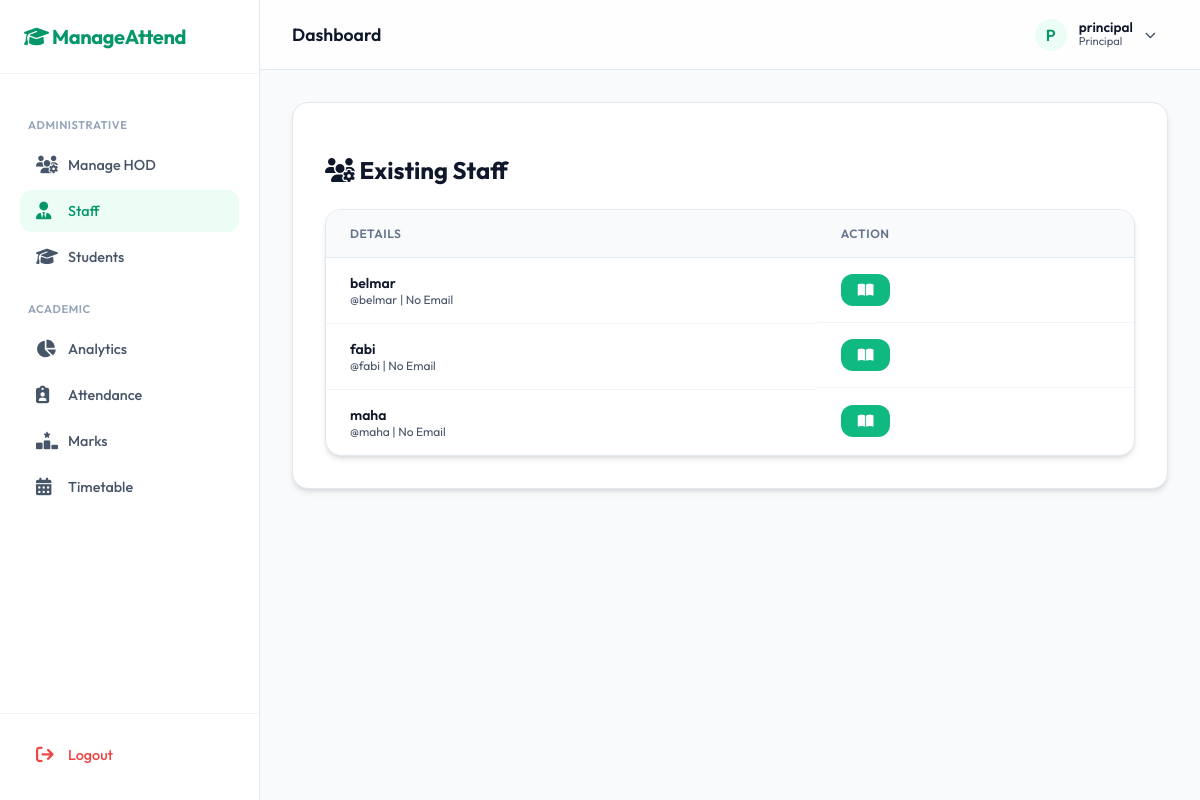
Screenshot of /manage_staff (signed in) with the database file from the repository.
### models.py (models this page shows, shortened)
class User(db.Model, UserMixin):
    __tablename__ = 'users'
    id = db.Column(db.Integer, primary_key=True)
    username = db.Column(db.String(80), unique=True, nullable=False)
    password_hash = db.Column(db.String(256), nullable=False)
    role = db.Column(db.String(20), nullable=False) # 'principal', 'hod', 'staff', 'student'
    department = db.Column(db.String(80), nullable=True)
    year = db.Column(db.Integer, nullable=True)
    name = db.Column(db.String(120), nullable=True)
    phone = db.Column(db.String(20), nullable=True)
    email = db.Column(db.String(120), nullable=True)
    gender = db.Column(db.String(20), nullable=True)
    student_id = db.Column(db.Integer, db.ForeignKey('students.id'), nullable=True)
    student = db.relationship('Student', backref='user_account', uselist=False, cascade='all, delete')

### app.py (the view, shortened to what this page needs)
@app.route('/manage_staff', methods=['GET', 'POST'])
@login_required
def manage_staff():
    if current_user.role not in ['principal', 'hod']:
        return redirect(url_for('index'))
    if request.method == 'POST' and current_user.role == 'principal':
        flash('Principals only have view access to staff management.', 'warning')
        return redirect(url_for('manage_staff'))
    query = User.query.filter_by(role='staff')
    if current_user.role == 'hod':
        from models import StaffAllocation
        staff_ids = db.session.query(StaffAllocation.staff_id).filter_by(department=current_user.department).distinct()
        query = query.filter((User.department == current_user.department) | (User.id.in_(staff_ids)))
    staff_members = query.all()
    departments = [d[0] for d in db.session.query(Student.department).distinct().all() if d[0]]
    if not departments: departments = ['CSE', 'IT', 'ECE', 'MECH']
    return render_template('manage_staff.html', staff_members=staff_members, departments=departments)

### app.py (called while the page is built)
@login_manager.user_loader
def load_user(user_id):
    return User.query.get(int(user_id))

### templates/manage_staff.html (shortened to what this page needs)
{% extends 'base.html' %}
{% block content %}
<div class="grid {% if current_user.role != 'principal' %}grid-cols-2{% else %}grid-cols-1{% endif %}" style="gap: 2rem; align-items: flex-start;">
    <div class="glass-panel">
        <h2><i class="fa-solid fa-users-gear"></i> Existing Staff</h2>
        <div class="table-container" style="margin-top: 1.5rem;">
            <table>
                <thead>
                    <tr>
                        <th>Details</th>
                        <th>Action</th>
                    </tr>
                </thead>
                <tbody>
                    {% for staff in staff_members %}
                    <tr>
                        <td>
                            <div style="font-weight: 600; color: var(--text-primary);">{{ staff.name or staff.username }}</div>
                            <div style="font-size: 0.75rem; color: var(--text-secondary);">@{{ staff.username }} | {{ staff.email or 'No Email' }}</div>
                        </td>
                        <td style="display: flex; gap: 0.5rem;">
                            <a href="{{ url_for('manage_allocations', staff_id=staff.id) }}" class="btn btn-primary" style="padding: 0.5rem 1rem; background-color: var(--success);" title="Manage Allocations">
                                <i class="fa-solid fa-book-open"></i>
                            </a>
                        </td>
                    </tr>
                    {% else %}
                    <tr>
                        <td colspan="2" style="text-align: center; color: var(--text-secondary);">No staff members found.</td>
                    </tr>
                    {% endfor %}
                </tbody>
            </table>
        </div>
    </div>
</div>
{% endblock %}

### templates/base.html (shortened to what this page needs)
<!DOCTYPE html>
<html lang="en">
<head>
    <link rel="stylesheet" href="{{ url_for('static', filename='css/style.css') }}">
    <link rel="stylesheet" href="https://cdnjs.cloudflare.com/ajax/libs/font-awesome/6.4.0/css/all.min.css">
</head>
<body>
<div class="app-container">
    {% if current_user.is_authenticated %}
    <aside class="sidebar" id="sidebar">
        <div class="sidebar-header">
            <a href="{{ url_for('index') }}" class="sidebar-brand">
                <i class="fa-solid fa-graduation-cap"></i> ManageAttend
            </a>
        </div>
        <nav class="sidebar-nav">
            {% if current_user.role == 'principal' %}
                <div class="nav-group-label">Administrative</div>
                <a href="{{ url_for('manage_hod') }}" class="nav-item"><i class="fa-solid fa-users-gear"></i> Manage HOD</a>
                <a href="{{ url_for('manage_staff') }}" class="nav-item"><i class="fa-solid fa-user-tie"></i> Staff</a>
                <a href="{{ url_for('manage_students') }}" class="nav-item"><i class="fa-solid fa-graduation-cap"></i> Students</a>
                <div class="nav-group-label">Academic</div>
                <a href="{{ url_for('analytics') }}" class="nav-item"><i class="fa-solid fa-chart-pie"></i> Analytics</a>
                <a href="{{ url_for('admin_dashboard') }}" class="nav-item"><i class="fa-solid fa-clipboard-user"></i> Attendance</a>
                <a href="{{ url_for('manage_marks') }}" class="nav-item"><i class="fa-solid fa-ranking-star"></i> Marks</a>
                <a href="{{ url_for('timetable_admin') }}" class="nav-item"><i class="fa-solid fa-calendar-days"></i> Timetable</a>
            {% endif %}
        </nav>
        <div class="sidebar-footer">
            <a href="{{ url_for('logout') }}" class="nav-item" style="color: var(--danger);">
                <i class="fa-solid fa-arrow-right-from-bracket"></i> Logout
            </a>
        </div>
    </aside>
    {% endif %}
    <main class="main-content {% if not current_user.is_authenticated %}full-width{% endif %}">
        {% if current_user.is_authenticated %}
        <header class="top-header">
            <div style="display: flex; align-items: center; gap: 1rem;">
                <div class="page-title">
                    {% block page_title %}Dashboard{% endblock %}
                </div>
            </div>
            <div class="header-actions">
                <div class="user-profile-summary" onclick="{% if current_user.role in ['principal', 'hod', 'staff'] %}openProfileModal(){% endif %}">
                    <div class="user-avatar">
                        {{ current_user.username[0].upper() }}
                    </div>
                    <div class="user-info">
                        <div class="user-name">{{ current_user.username }}</div>
                        <div class="user-role">{{ current_user.role.replace('_', ' ') }}</div>
                    </div>
                    {% if current_user.role in ['principal', 'hod', 'staff'] %}
                    <i class="fa-solid fa-chevron-down" style="font-size: 0.7rem; color: var(--text-secondary);"></i>
                    {% endif %}
                </div>
            </div>
        </header>
        {% endif %}
        <div class="container">
            {% block content %}{% endblock %}
        </div>
    </main>
</div>
</body>
</html>

### rows the page displays
User: username "P", username "principal", role.replace "Principal"
User: name+username "belmar", username "belmar", email "No Email"
User: name+username "fabi", username "fabi", email "No Email"
User: name+username "maha", username "maha", email "No Email"
